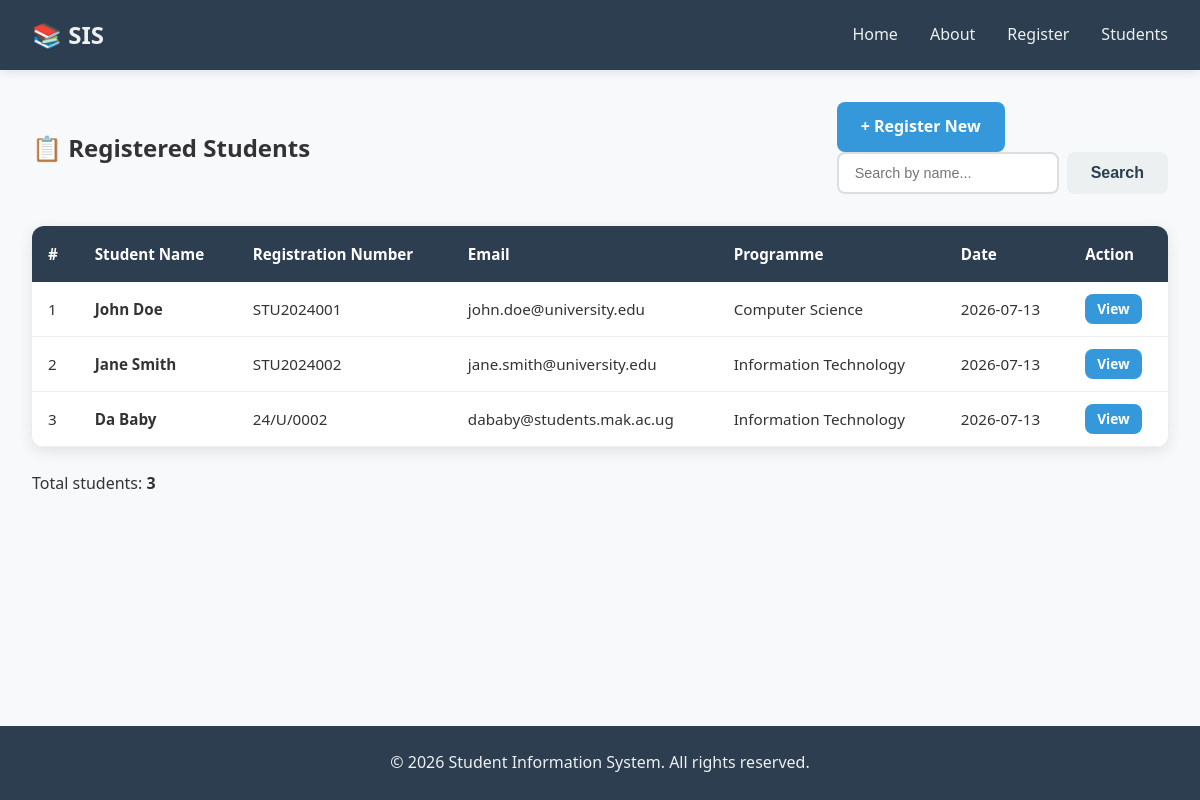
/students, run on the app's committed database.
### models.py (models this page shows, shortened)
class Student(db.Model):
    __tablename__ = 'students'
    id = db.Column(db.Integer, primary_key=True)
    student_name = db.Column(db.String(100), nullable=False)
    registration_number = db.Column(db.String(50), unique=True, nullable=False)
    email = db.Column(db.String(100), unique=True, nullable=False)
    programme = db.Column(db.String(100), nullable=False)
    registration_date = db.Column(db.DateTime, default=datetime.utcnow)
    is_active = db.Column(db.Boolean, default=True)

### app.py (the view)
@app.route('/students')
def students_list():
    all_students = get_all_students()
    return render_template('students_list.html', students=all_students)

### database.py (called while the page is built)
def get_all_students():
    return Student.query.filter_by(is_active=True).all()

### templates/students_list.html (shortened to what this page needs)
{% extends "base.html" %}
{% block content %}
    <section class="students-list-page">
        <div class="list-header">
            <h2>📋 Registered Students</h2>
            <div class="list-actions">
                <a href="{{ url_for('register') }}" class="btn btn-primary">+ Register New</a>
                <form action="{{ url_for('search_students') }}" method="GET" class="search-form">
                    <input type="text" name="q" placeholder="Search by name..." value="{{ search_term if search_term else '' }}">
                    <button type="submit" class="btn btn-secondary">Search</button>
                </form>
            </div>
        </div>
        {% if students %}
            <div class="table-container">
                <table class="students-table">
                    <thead>
                        <tr>
                            <th>#</th>
                            <th>Student Name</th>
                            <th>Registration Number</th>
                            <th>Email</th>
                            <th>Programme</th>
                            <th>Date</th>
                            <th>Action</th>
                        </tr>
                    </thead>
                    <tbody>
                        {% for student in students %}
                            <tr>
                                <td>{{ loop.index }}</td>
                                <td><strong>{{ student.student_name }}</strong></td>
                                <td>{{ student.registration_number }}</td>
                                <td>{{ student.email }}</td>
                                <td>{{ student.programme }}</td>
                                <td>{{ student.registration_date.strftime('%Y-%m-%d') }}</td>
                                <td>
                                    <a href="{{ url_for('student_profile', name=student.student_name) }}"
                                       class="btn btn-small btn-info">View</a>
                                </td>
                            </tr>
                        {% endfor %}
                    </tbody>
                </table>
            </div>
            <div class="student-count">
                <p>Total students: <strong>{{ students|length }}</strong></p>
            </div>
        {% else %}
            <div class="empty-state">
                <p>No students registered yet.</p>
                <a href="{{ url_for('register') }}" class="btn btn-primary">Register First Student</a>
            </div>
        {% endif %}
    </section>
{% endblock %}

### templates/base.html (shortened to what this page needs)
<!DOCTYPE html>
<html lang="en">
<head>
    <link rel="stylesheet" href="{{ url_for('static', filename='style.css') }}">
</head>
<body>
    <nav>
        <div class="nav-container">
            <div class="logo">
                <h1>📚 SIS</h1>
            </div>
            <ul class="nav-links">
                <li><a href="{{ url_for('home') }}">Home</a></li>
                <li><a href="{{ url_for('about') }}">About</a></li>
                <li><a href="{{ url_for('register') }}">Register</a></li>
                <li><a href="{{ url_for('students_list') }}">Students</a></li>
            </ul>
        </div>
    </nav>
    <main>
        {% block content %}
        {% endblock %}
    </main>
    <footer>
        <p>&copy; 2026 Student Information System. All rights reserved.</p>
    </footer>
</body>
</html>

### static/style.css (style rules this page uses)
* { margin: 0; padding: 0; box-sizing: border-box; }
body { font-family: 'Segoe UI', Tahoma, Geneva, Verdana, sans-serif; line-height: 1.6; color: #333; background-color: #f8f9fa; min-height: 100vh; display: flex; flex-direction: column; }
nav { background-color: #2c3e50; padding: 1rem 0; box-shadow: 0 2px 10px rgba(0, 0, 0, 0.1); }
.nav-container { max-width: 1200px; margin: 0 auto; padding: 0 2rem; display: flex; justify-content: space-between; align-items: center; }
.logo h1 { color: #ecf0f1; font-size: 1.5rem; font-weight: 700; }
.nav-links { list-style: none; display: flex; gap: 2rem; }
.nav-links a { color: #ecf0f1; text-decoration: none; font-weight: 500; padding: 0.5rem 0; transition: color 0.3s ease; border-bottom: 2px solid transparent; }
main { flex: 1; max-width: 1200px; margin: 0 auto; padding: 2rem; width: 100%; }
.btn { display: inline-block; padding: 0.75rem 1.5rem; border: none; border-radius: 8px; font-size: 1rem; font-weight: 600; cursor: pointer; text-decoration: none; transition: background-color 0.3s ease, transform 0.2s ease; }
.btn-primary { background-color: #3498db; color: white; }
.btn-secondary { background-color: #ecf0f1; color: #2c3e50; }
.btn-small { padding: 0.25rem 0.75rem; font-size: 0.85rem; }
.btn-info { background-color: #3498db; color: white; }
.table-container { overflow-x: auto; background: white; border-radius: 12px; box-shadow: 0 4px 15px rgba(0, 0, 0, 0.1); margin-bottom: 1.5rem; }
.students-table { width: 100%; border-collapse: collapse; font-size: 0.95rem; }
.students-table thead { background-color: #2c3e50; color: white; }
.students-table th { padding: 1rem; text-align: left; }
.students-table td { padding: 0.75rem 1rem; border-bottom: 1px solid #eee; }
.list-header { display: flex; justify-content: space-between; align-items: center; flex-wrap: wrap; gap: 1rem; margin-bottom: 2rem; }
.search-form { display: flex; gap: 0.5rem; }
.search-form input { padding: 0.5rem 1rem; border: 2px solid #ddd; border-radius: 8px; font-size: 0.9rem; }
footer { background-color: #2c3e50; color: #ecf0f1; text-align: center; padding: 1.5rem; margin-top: auto; }

### data on the page
Student: student_name "John Doe", registration_number "STU2024001", email "john.doe@university.edu", programme "Computer Science", registration_date "2026-07-13"
Student: student_name "Jane Smith", registration_number "STU2024002", email "jane.smith@university.edu", programme "Information Technology", registration_date "2026-07-13"
Student: student_name "Da Baby", registration_number "24/U/0002", email "dababy@students.mak.ac.ug", programme "Information Technology", registration_date "2026-07-13"

### other printed values
{{ students|length }} "3"
